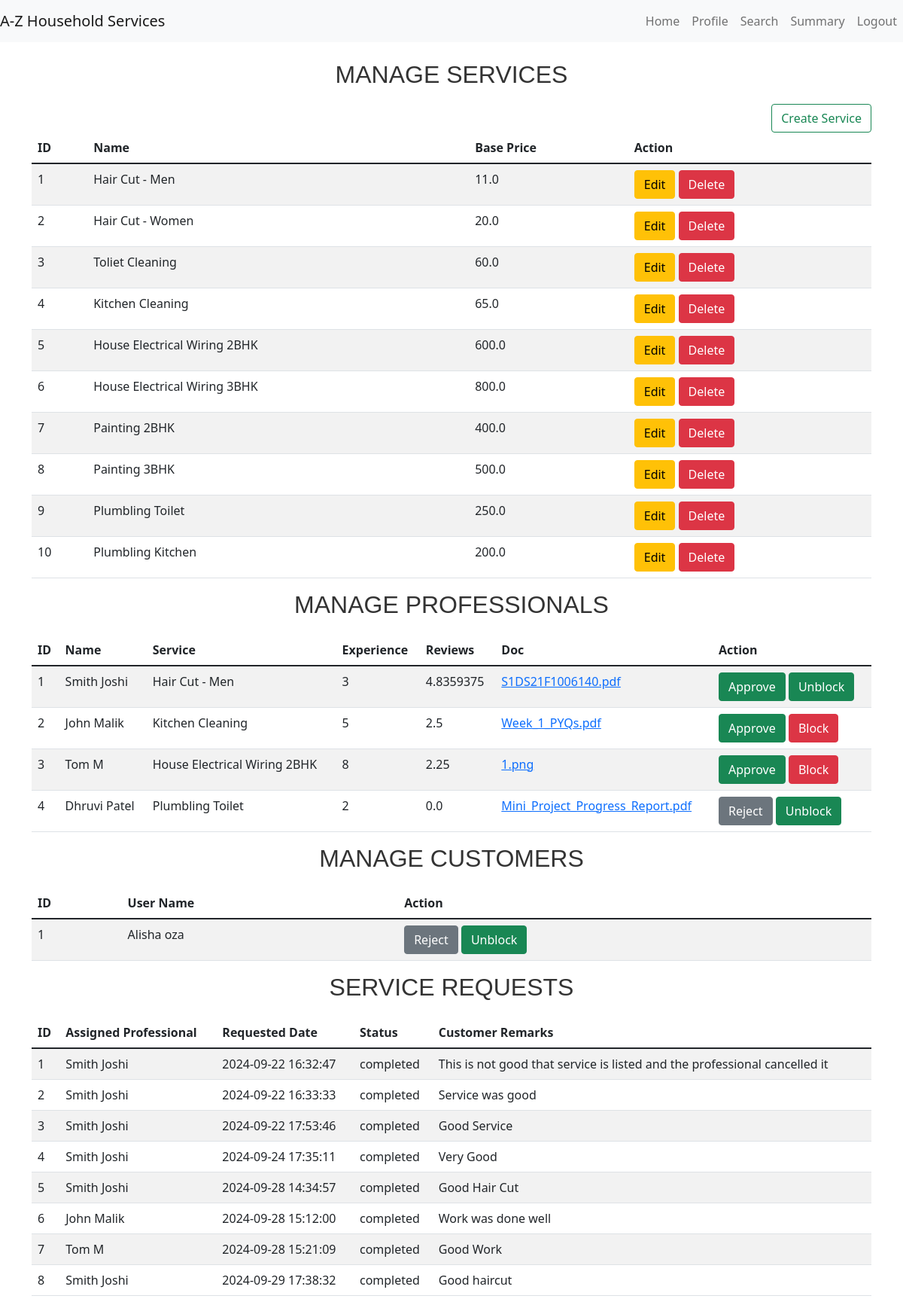
Screenshot of /admin/dashboard (signed in) with the database file from the repository.
### models.py (models this page shows, shortened)
class Service(db.Model):
    __tablename__ = 'services'
    id = db.Column(db.Integer, primary_key=True)
    name = db.Column(db.String(100), nullable=False)
    price = db.Column(db.Float, nullable=False)
    description = db.Column(db.String(200))
    service_type = db.Column(db.String(50))

class ProfessionalProfile(db.Model):
    __tablename__ = 'professional_profiles'
    id = db.Column(db.Integer, primary_key=True)
    user_id = db.Column(db.Integer, db.ForeignKey('users.id'))
    full_name = db.Column(db.String(100), nullable=False)
    service_type = db.Column(db.String(100), nullable=False)
    experience = db.Column(db.String(100), nullable=False)
    filename = db.Column(db.String(120), nullable=False)
    uploaded_at = db.Column(db.DateTime, default=db.func.current_timestamp())
    address = db.Column(db.String(200),nullable=False)
    pin_code = db.Column(db.String(6), nullable=False)
    reviews = db.Column(db.Float, default=0)

class User(db.Model):
    __tablename__ = 'users'
    id = db.Column(db.Integer, primary_key=True)
    username = db.Column(db.String(100), nullable=False, unique=True)
    password = db.Column(db.String(200), nullable=False)
    role = db.Column(db.String(20), nullable=False)  # Admin, Professional, Customer
    date_created = db.Column(db.DateTime, default=db.func.current_timestamp())
    approve = db.Column(db.Boolean, default=False)
    blocked = db.Column(db.Boolean, default=True)

class ServiceRequest(db.Model):
    __tablename__ = 'service_requests'
    id = db.Column(db.Integer, primary_key=True)
    service_id = db.Column(db.Integer, db.ForeignKey('services.id'))
    customer_id = db.Column(db.Integer, db.ForeignKey('users.id'))
    professional_id = db.Column(db.Integer, db.ForeignKey('users.id'), nullable=True)
    date_of_request = db.Column(db.DateTime, default=db.func.current_timestamp())
    date_of_accept_reject = db.Column(db.DateTime, nullable=True)
    date_of_completion = db.Column(db.DateTime, nullable=True)
    service_status = db.Column(db.String(20))  # requested, accepted, rejected , completed
    remarks = db.Column(db.String(200))

### app.py (the view)
@app.route('/admin/dashboard')
def admin_dashboard():
    if 'admin_user_id' in session:
        user_dict={}
        prof_dict ={}
        service_type={}
        services = Service.query.all()
        professional_profile = ProfessionalProfile.query.all()
        for profile in professional_profile:
            user_dict[profile.user_id] = User.query.filter_by(id=profile.user_id).first()
            service_type[profile.user_id] = Service.query.filter_by(id=profile.service_type).first()
            prof_dict[profile.user_id] = profile
        service_requests = ServiceRequest.query.all()
        users = db.session.query(User.id,User.username,User.approve,User.blocked).filter(User.role=='customer').all()
        return render_template('admin_dashboard.html', services=services, professional_profile=professional_profile, customer_profile=customer_profile, service_requests=service_requests,user_dict=user_dict,service_type=service_type,prof_dict=prof_dict,users=users)
    return redirect(url_for('admin_login'))

### app.py (called while the page is built)
@app.before_request
def create_tables():
    global first_request
    if first_request:
        db.create_all()
        first_request = False

### templates/admin_dashboard.html (shortened to what this page needs)
{% extends "base.html" %}
{% block content %}
<div class="row">
    <div class="col-md-12">
        <h3>Manage Services</h3>
        <div class="d-flex justify-content-end">
            <a href="{{ url_for('create_services') }}"  class="btn btn-outline-success">Create Service</a>
        </div>
        <table class="table table-striped">
            <thead>
                <tr>
                    <th>ID</th>
                    <th>Name</th>
                    <th>Base Price</th>
                    <th>Action</th>
                </tr>
            </thead>
            <tbody>
                {% for service in services %}
                <tr>
                    <td>{{ service.id }}</td>
                    <td>{{ service.name }}</td>
                    <td>{{ service.price }}</td>
                    <td>
                        <a href="/admin/services/update_service/{{ service.id }}" class="btn btn-warning">Edit</a>
                        <a href="/admin/services/delete_service/{{ service.id }}" class="btn btn-danger">Delete</a>
                    </td>
                </tr>
                {% endfor %}
            </tbody>
        </table>
        <h3>Manage Professionals</h3>
        <table class="table table-striped">
            <thead>
                <tr>
                    <th>ID</th>
                    <th>Name</th>
                    <th>Service</th>
                    <th>Experience</th>
                    <th>Reviews</th>
                    <th>Doc</th>
                    <th>Action</th>
                </tr>
            </thead>
            <tbody>
                {% for professional in professional_profile %}
                <tr>
                    <td>{{ professional.id }}</td>
                    <td>{{ professional.full_name }}</td>
                    <td>{{ service_type[professional.user_id].name }}</td>
                    <td>{{ professional.experience }}</td>
                    <td>{{ professional.reviews }}</td>
                    <td><a href="/download/{{ professional.filename }}"  >{{ professional.filename }}</a></td>
                    <td>
                        <a href="/admin/manage_user/{{ professional.user_id }}/approve/{{user_dict[professional.user_id].approve}}" class="btn {{ 'btn-secondary' if user_dict[professional.user_id].approve else 'btn-success' }}">{{ 'Reject' if user_dict[professional.user_id].approve else 'Approve' }}</a>
                        <a href="/admin/manage_user/{{ professional.user_id }}/blocked/{{user_dict[professional.user_id].blocked}}" class="btn {{ 'btn-success' if user_dict[professional.user_id].blocked else 'btn-danger' }}">{{ 'Unblock' if user_dict[professional.user_id].blocked else 'Block' }}</a>
                    </td>
                </tr>
                {% endfor %}
            </tbody>
        </table>
        <h3>Manage Customers</h3>
        <table class="table table-striped">
            <thead>
                <tr>
                    <th>ID</th>
                    <th>User Name</th>
                    <th>Action</th>
                </tr>
            </thead>
            <tbody>
                {% for user in users %}
                <tr>
                    <td>{{ user[0] }}</td>
                    <td>{{ user[1] }}</td>
                    <td>
                        <a href="/admin/manage_user/{{ user[0] }}/approve/{{user[2]}}" class="btn {{ 'btn-secondary' if user[2] else 'btn-success' }}">{{ 'Reject' if user[2] else 'Approve' }}</a>
                        <a href="/admin/manage_user/{{ user[0] }}/blocked/{{user[3]}}" class="btn {{ 'btn-success' if user[3] else 'btn-danger' }}">{{ 'Unblock' if user[3] else 'Block' }}</a>
                    </td>
                </tr>
                {% endfor %}
            </tbody>
        </table>
        <h3>Service Requests</h3>
        <table class="table table-striped">
            <thead>
                <tr>
                    <th>ID</th>
                    <th>Assigned Professional</th>
                    <th>Requested Date</th>
                    <th>Status</th>
                    <th>Customer Remarks</th>
                </tr>
            </thead>
            <tbody>
                {% for service_request in service_requests%}
                <tr>
                    <td>{{ service_request.id }}</td>
                    <td>{{ prof_dict[service_request.professional_id].full_name}}</td>
                    <td>{{ service_request.date_of_request}}</td>
                    <td>{{ service_request.service_status}}</td>
                    <td>{{ service_request.remarks if service_request.remarks else ""}}</td>
                </tr>
                {% endfor %}
            </tbody>
        </table>
    </div>
</div>
{% endblock %}

### static/styles/styles.css (style rules this page uses)
h3 { font-family: 'Arial', sans-serif; font-size: 32px; color: #333; text-align: center; margin-bottom: 20px; text-transform: uppercase; }

### rows the page displays
Service: id "1", name "Hair Cut - Men", price "11.0"
Service: id "2", name "Hair Cut - Women", price "20.0"
Service: id "3", name "Toliet Cleaning", price "60.0"
Service: id "4", name "Kitchen Cleaning", price "65.0"
Service: id "5", name "House Electrical Wiring 2BHK", price "600.0"
Service: id "6", name "House Electrical Wiring 3BHK", price "800.0"
Service: id "7", name "Painting 2BHK", price "400.0"
Service: id "8", name "Painting 3BHK", price "500.0"
Service: id "9", name "Plumbling Toilet", price "250.0"
Service: id "10", name "Plumbling Kitchen", price "200.0"
ProfessionalProfile: id "1", full_name "Smith Joshi", experience "3", reviews "4.8359375", filename "S1DS21F1006140.pdf"
User: approve "Approve", blocked "Unblock"
ProfessionalProfile: id "2", full_name "John Malik", experience "5", reviews "2.5", filename "Week_1_PYQs.pdf", user_id "Approve", user_id "Block"
ProfessionalProfile: id "3", full_name "Tom M", experience "8", reviews "2.25", filename "1.png", user_id "Approve", user_id "Block"
ProfessionalProfile: id "4", full_name "Dhruvi Patel", experience "2", reviews "0.0", filename "Mini_Project_Progress_Report.pdf"
User: approve "Reject", blocked "Unblock"
User: id "1", username "Alisha oza", approve "Reject", blocked "Unblock"
ServiceRequest: id "1", date_of_request "2024-09-22 16:32:47", service_status "completed", remarks "This is not good that service is listed and the professional cancelled it"
ServiceRequest: id "2", date_of_request "2024-09-22 16:33:33", service_status "completed", remarks "Service was good"
ServiceRequest: id "3", date_of_request "2024-09-22 17:53:46", service_status "completed", remarks "Good Service"
ServiceRequest: id "4", date_of_request "2024-09-24 17:35:11", service_status "completed", remarks "Very Good"
ServiceRequest: id "5", date_of_request "2024-09-28 14:34:57", service_status "completed", remarks "Good Hair Cut"
ServiceRequest: id "6", date_of_request "2024-09-28 15:12:00", service_status "completed", remarks "Work was done well"
ServiceRequest: id "7", date_of_request "2024-09-28 15:21:09", service_status "completed", remarks "Good Work"
ServiceRequest: id "8", date_of_request "2024-09-29 17:38:32", service_status "completed", remarks "Good haircut"
